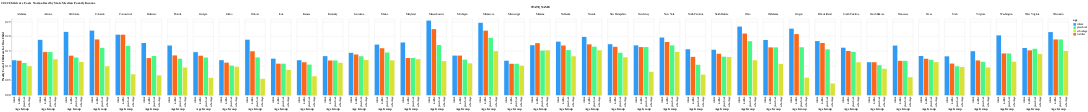

Notebook code cell kept with this figure:
### Markdown cell above
### National, State Level, Normalized

### Code cell
groupedbar(grouped_df, "2022 Childcare Costs Normalized by State Median Family Income",
                    "adjusted price", "STATE_NAME")

### Figure 1 — Vega-Lite specification as saved in the notebook (floating-point values rounded to 4 significant figures; data arrays with more than 128 entries replaced by an {"elided": "..."} marker saying what was removed)
{"config": {"view": {"continuousWidth": 300, "continuousHeight": 300}}, "data": {"name": "data-0c8254c2ed4bd4346d6a300154ed630d"}, "mark": {"type": "bar"}, "encoding": {"color": {"field": "age", "scale": {"scheme": "turbo"}, "type": "nominal"}, "column": {"field": "STATE_NAME", "type": "nominal"}, "x": {"field": "age", "sort": ["infant", "toddler", "preschool", "schoolage"], "title": "Age Group", "type": "nominal"}, "y": {"field": "adjusted price", "title": "Weekly Cost of Childcare for One Child", "type": "quantitative"}}, "title": "2022 Childcare Costs Normalized by State Median Family Income", "$schema": "https://vega.github.io/schema/vega-lite/v5.20.1.json", "datasets": {"data-0c8254c2ed4bd4346d6a300154ed630d": {"elided": "164 records"}}}
